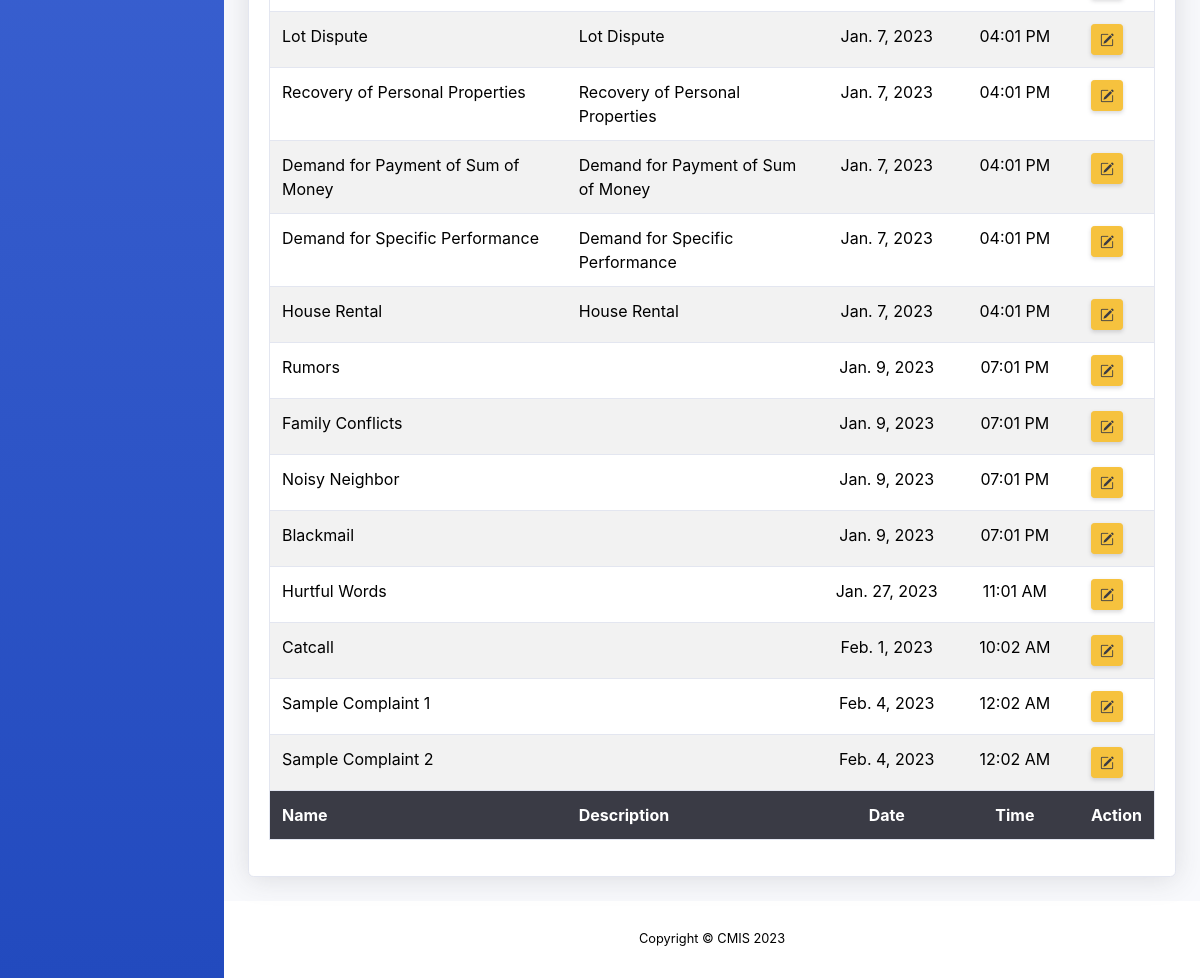
Before: /complaint-type.php (signed in, lower part) with the older database file.
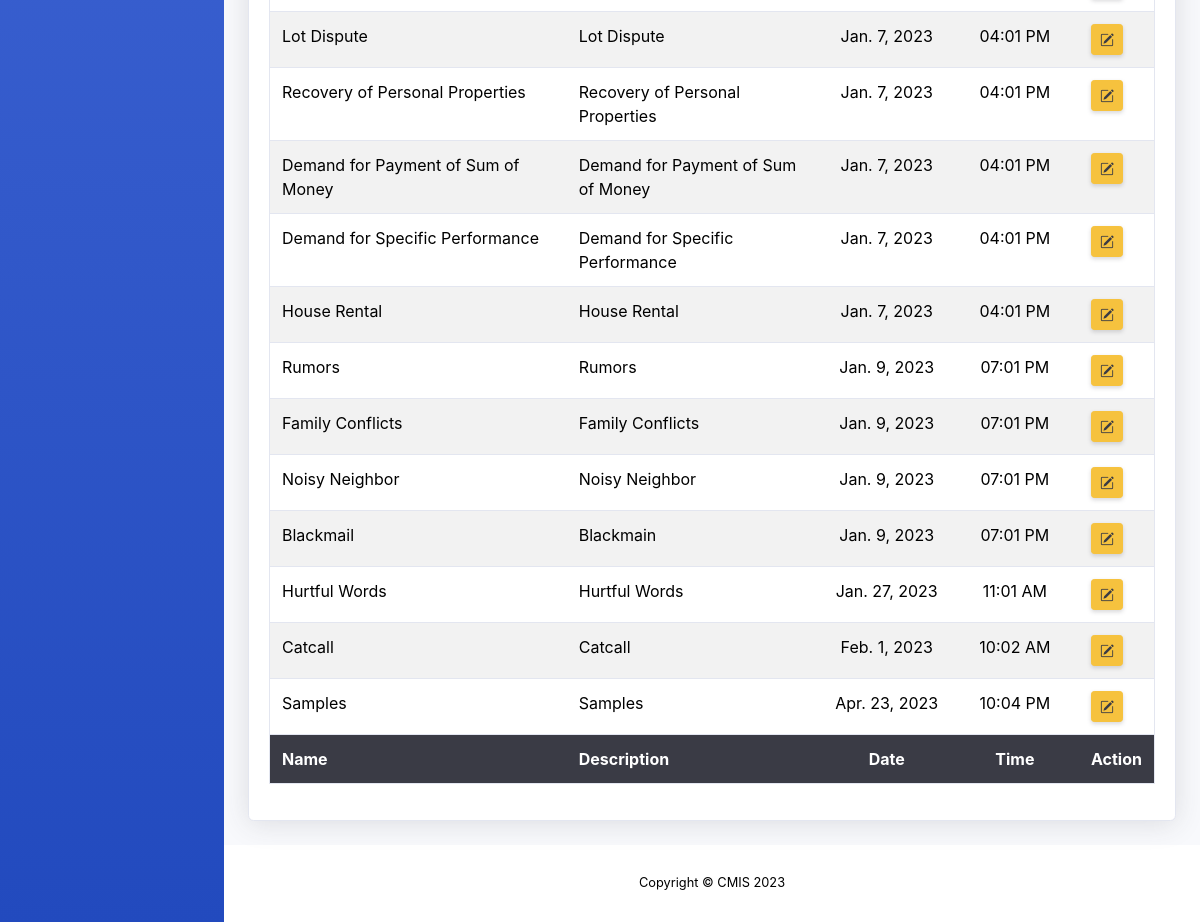
After: the same page with the newer database file.
### tables this page shows
CREATE TABLE `tbl_complaint_type` (
  `com_id` int(15) NOT NULL AUTO_INCREMENT,
  `com_name` varchar(100) NOT NULL,
  `com_details` text NOT NULL,
  `com_regdatetime` timestamp NOT NULL DEFAULT current_timestamp(),
  PRIMARY KEY (`com_id`)
);

### complaint-type.php (the view, shortened to what this page needs)
<?php
include 'layouts/header.php';
include 'config/connection.php';
$ct = $connection->query("SELECT * FROM tbl_complaint_type");
?>
<div id="content">
	<div class="container-fluid">
		<div class="card shadow mb-4">
            <div class="card-body">
            	<div class="table-responsive">
            		<table class="table table-striped border text-dark" id="table_asc" width="100%">
            			<tbody>
            				<?php
							if ($ct->num_rows > 0) {
								while ($row = $ct->fetch_assoc()) {
									?>
									<tr>
										<td><?= $row['com_name'] ?></td>
										<td><?php if(strlen($row['com_details']) > 70): echo substr($row['com_details'], 0, 70) . '...'; else: echo $row['com_details']; endif; ?></td>
										<td class="text-center"><?= date('M. j, Y', strtotime($row['com_regdatetime'])) ?></td>
										<td class="text-center"><?= date('h:m A', strtotime($row['com_regdatetime'])) ?></td>
										<td><a href="" class="btn btn-warning btn-sm shadow-sm" data-toggle="modal" data-target="#editComplaintTypeModal<?= $row['com_id'] ?>" data-toggle="tooltip" title="Edit"><i class="bi bi-pencil-square text-gray-900"></i></a></td>
									</tr>
									<?php
								}
							}
							?>
            			</tbody>
            			<tfoot class="bg-gray-900 text-white">
            				<tr>
								<th style="width: 35%">Name</th>
								<th style="width: 30%">Description</th>
								<th class="text-center" style="width: 15%" data-toggle="tooltip" title="Date Added">Date</th>
								<th class="text-center" style="width: 15%" data-toggle="tooltip" title="Time Added">Time</th>
								<th style="width: 5%">Action</th>
            				</tr>
            			</tfoot>
            		</table>
            	</div>
            </div>
		</div>
	</div>
</div>
<?php
include 'layouts/footer.php';
?>

### layouts/header.php (shortened to what this page needs)
<!DOCTYPE html>
<html lang="en">
<head>
	<link href="assets/vendor/fontawesome-free/css/all.min.css" rel="stylesheet" type="text/css">
	<link href="assets/css/sb-admin-2.css" rel="stylesheet">
	<link rel="stylesheet" href="assets/css/bootstrap-icons.css">
	<link href="assets/vendor/datatables/dataTables.bootstrap4.min.css" rel="stylesheet">
	<link rel="stylesheet" href="assets/vendor/select2/select2.min.css" />
	<link rel="stylesheet" href="assets/vendor/select2/select2-bootstrap-5-theme.min.css" />
	<link rel="stylesheet" href="assets/vendor/bootstrap-colorpicker/css/bootstrap-colorpicker.min.css" />
	<link rel="stylesheet" href="assets/vendor/daterangepicker/daterangepicker.css" />
</head>
<body id="page-top">
	<div id="wrapper">
		<?php include "sidebar.php" ?>
		<div id="content-wrapper" class="d-flex flex-column">

### layouts/sidebar.php (shortened to what this page needs)
<ul class="navbar-nav bg-gradient-primary sidebar sidebar-dark accordion" id="accordionSidebar">
</ul>

### layouts/footer.php (shortened to what this page needs)
				<footer class="sticky-footer bg-white">
					<div class="container my-auto">
						<div class="copyright text-center my-auto">
							<span>Copyright &copy; CMIS 2023</span>
						</div>
					</div>
				</footer>
			</div>
		</div>
	</body>
</html>

### layouts/header.php (style rules this page uses)
body { color: black !important; }
#content { margin-top: 1rem; }
body { background-color: black !important; }

Changed rows visible on the page:
removed tbl_complaint_type: com_name "Sample Complaint 2", com_regdatetime "Feb. 4, 2023", com_regdatetime "12:02 AM"
changed tbl_complaint_type "Rumors": com_details (not shown) → "Rumors"
changed tbl_complaint_type "Family Conflicts": com_details (not shown) → "Family Conflicts"
changed tbl_complaint_type "Noisy Neighbor": com_details (not shown) → "Noisy Neighbor"
changed tbl_complaint_type "Blackmail": com_details (not shown) → "Blackmain"
changed tbl_complaint_type "Hurtful Words": com_details (not shown) → "Hurtful Words"
changed tbl_complaint_type "Catcall": com_details (not shown) → "Catcall"
changed tbl_complaint_type: com_name "Sample Complaint 1" → "Samples"; com_details (not shown) → "Samples"; com_regdatetime "Feb. 4, 2023" → "Apr. 23, 2023"; com_regdatetime "12:02 AM" → "10:04 PM"
